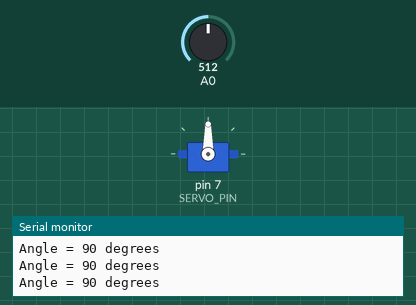
The sketch below on a simulated Arduino Uno, built with avr-gcc and run on an emulated ATmega328P. Shown: servo, the last lines printed to the serial monitor. Inputs (shaded band) come from the test bench; at power-on: A0 = 512.

Above: at 1.2 s.
1.3 s: A0 set to 716
At 1.7 s:
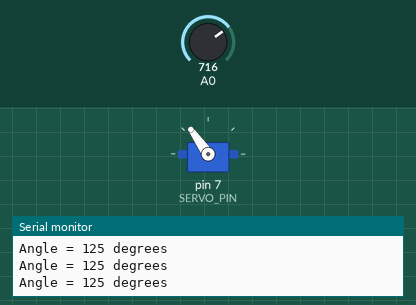
2.8 s: A0 set to 900
At 3.2 s:
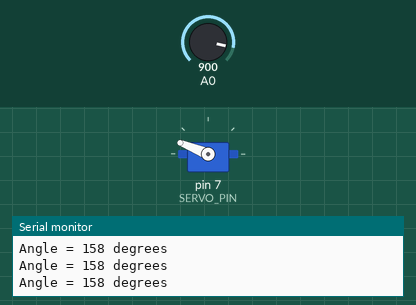
4.3 s: A0 set to 1023
At 5.5 s:
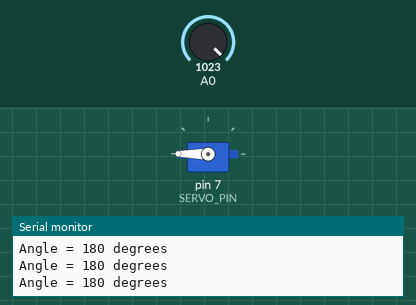
5.8 s: A0 set to 306
At 7.0 s:
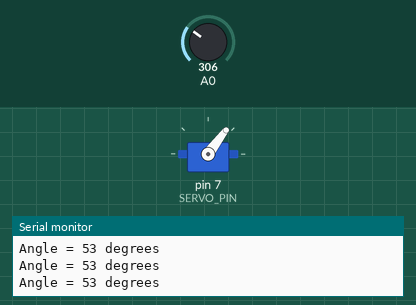
7.3 s: A0 set to 122
At 8.5 s:
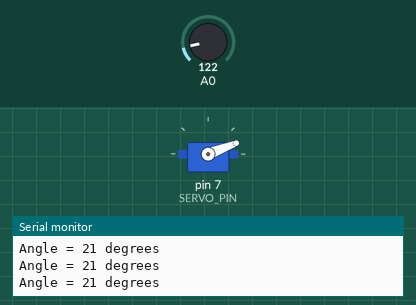
8.8 s: A0 set to 0
At 10.0 s:
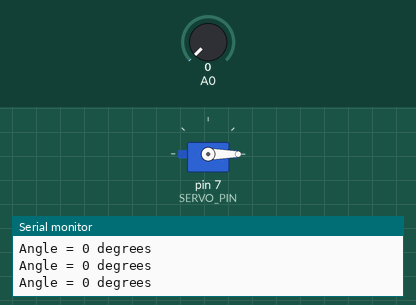
Timing chart, 0 to 11.3 s (numbered marks = the images above; inputs shaded):
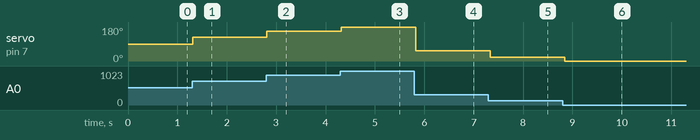

Measured:
- after the input at 1.3 s, servo on pin 7 (SERVO_PIN): 90° → 125° at once
- after the input at 2.8 s, servo on pin 7 (SERVO_PIN): 125° → 158° at once
- after the input at 4.3 s, servo on pin 7 (SERVO_PIN): 158° → 180° at once
- after the input at 5.8 s, servo on pin 7 (SERVO_PIN): 180° → 53° at once
- after the input at 7.3 s, servo on pin 7 (SERVO_PIN): 53° → 21° at once
- after the input at 8.8 s, servo on pin 7 (SERVO_PIN): 21° → 0° at once

The sketch:

servo_ex2.ino
```cpp
#include <Servo.h>

#define SERVO_PIN 7

Servo servo;
int angle = 30;
bool forward = true;

void setup() {

  servo.attach(SERVO_PIN);
  servo.write(angle);

  Serial.begin(9600);

}

void loop() {

  unsigned int analogIn;

  analogIn = analogRead(A0);

  angle = ((unsigned long)analogIn*180)/1023;
  servo.write(angle);


  Serial.print("Angle = ");
  Serial.print(angle);
  Serial.println (" degrees");

  delay(100);

}
```
